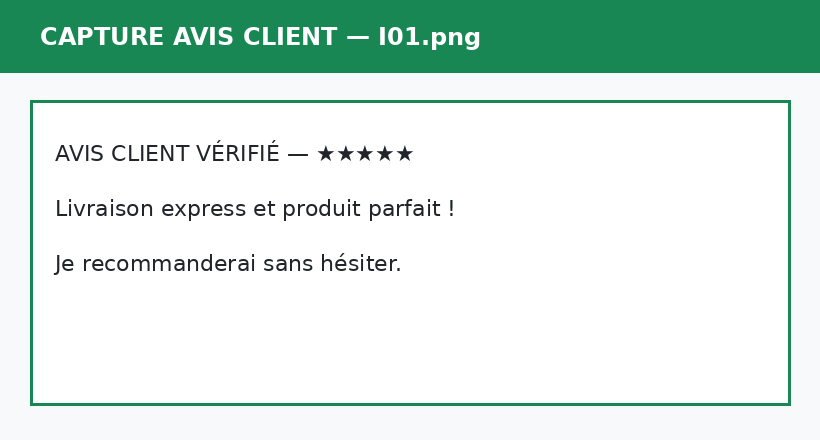
#> input picture data_test_v2/images/I01.png, 820 x 440 px
$ python -i ocr.py   (imports and definitions only)
#> lines starting #> are read from the running program, lines starting #| are printed output that depends on the picture
#> further down, picture is the input picture: PIL image 820x440 RGB; mean R, G, B 210.5, 229.9, 221.3
"""Module image : prétraitement Pillow + pytesseract (lang=fra) + suppression du texte parasite."""
import io
import re
from typing import Union

from PIL import Image, ImageFilter, ImageOps

from . import config


class OCRUnavailableError(RuntimeError):
    pass


def preprocess_image(img: Image.Image, scale: int = 2) -> Image.Image:
    """Niveaux de gris -> contraste (autocontrast) -> agrandissement x2 -> légère netteté."""
#> called with scale = 2
    img = ImageOps.exif_transpose(img)
    gray = img.convert("L")
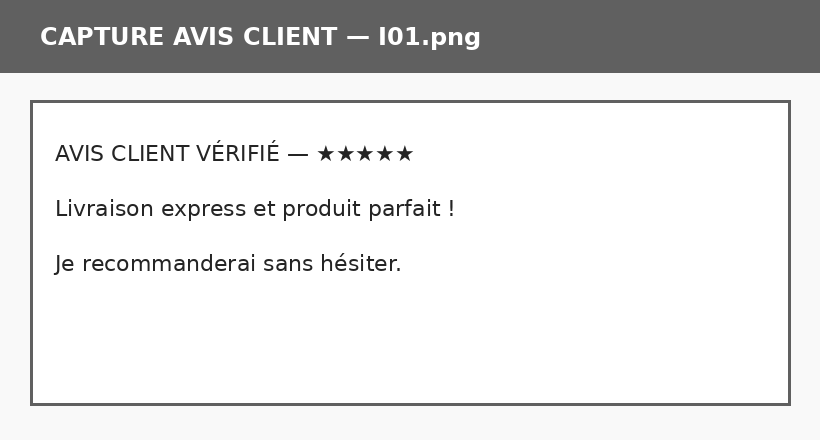
#> gray: PIL image 820x440 L; min 36, max 255, mean 223.1
    gray = ImageOps.autocontrast(gray, cutoff=1)
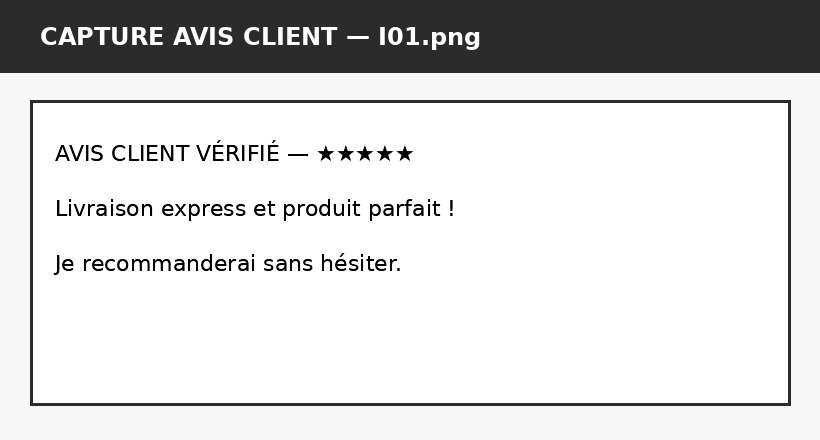
#> gray: PIL image 820x440 L; min 0, max 255, mean 212.8
    gray = gray.resize((gray.width * scale, gray.height * scale), Image.LANCZOS)
#> gray: PIL image 1640x880 L
    return gray.filter(ImageFilter.SHARPEN)


def remove_parasite_text(text: str, patterns=None) -> str:
    """Supprime les lignes parasites (bannière « CAPTURE AVIS CLIENT — Ixx.png »)
    puis recolle les lignes restantes en un seul texte."""
    regs = [re.compile(p, re.IGNORECASE) for p in (patterns or config.PARASITE_PATTERNS)]
    kept = []
    for line in text.splitlines():
        line = line.strip()
        if line and not any(r.search(line) for r in regs):
            kept.append(line)
    return re.sub(r"\s+", " ", " ".join(kept)).strip()


def extract_text(image: Union[str, bytes, Image.Image], remove_parasite: bool = True) -> str:
    try:
        import pytesseract
    except ImportError as e:  # pragma: no cover
        raise OCRUnavailableError("pytesseract n'est pas installé.") from e
    if isinstance(image, (bytes, bytearray)):
        image = Image.open(io.BytesIO(image))
    elif isinstance(image, str):
        image = Image.open(image)
    prepared = preprocess_image(image)
    try:
        raw = pytesseract.image_to_string(prepared, lang=config.TESSERACT_LANG, config="--psm 6")
    except pytesseract.TesseractNotFoundError as e:
        raise OCRUnavailableError("Le binaire Tesseract est introuvable (apt install tesseract-ocr tesseract-ocr-fra).") from e
    return remove_parasite_text(raw) if remove_parasite else raw.strip()

>>> from PIL import Image
>>> picture = Image.open('../data_test_v2/images/I01.png')
>>> result = preprocess_image(picture)

$ run again, on data_test_v2/images/I02.png
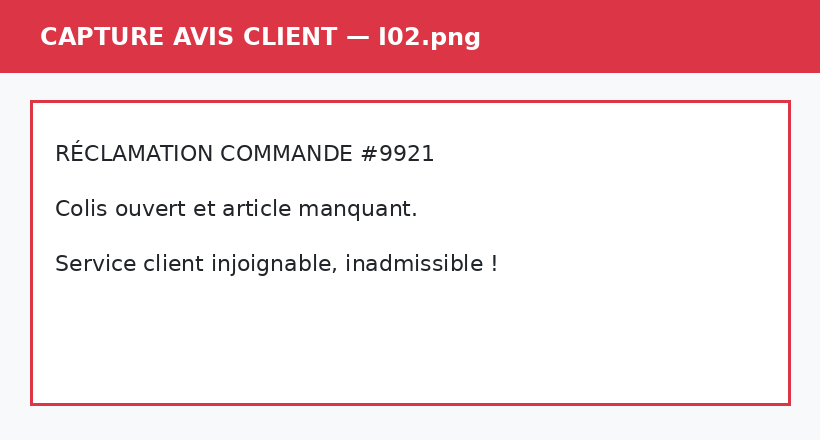
#> input picture data_test_v2/images/I02.png, 820 x 440 px
#> picture is the input picture: PIL image 820x440 RGB; mean R, G, B 244.2, 215.3, 218.3
#> in preprocess_image, `gray = img.convert("L")`:
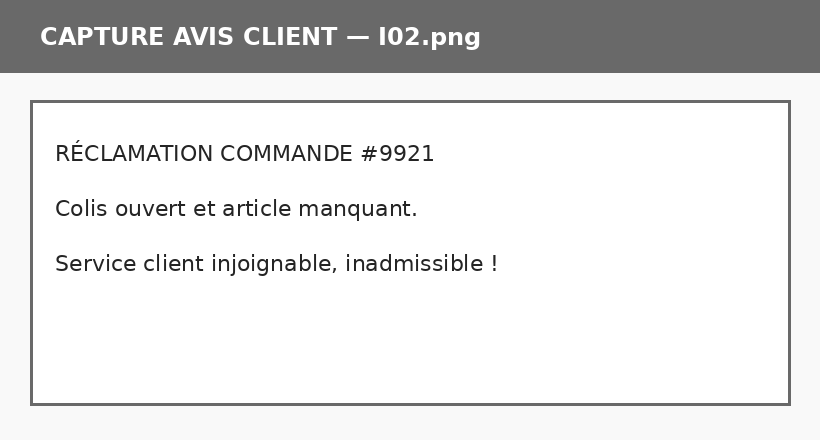
#> gray: PIL image 820x440 L; min 36, max 255, mean 224.3
#> in preprocess_image, `gray = ImageOps.autocontrast(gray, cutoff=1)`:
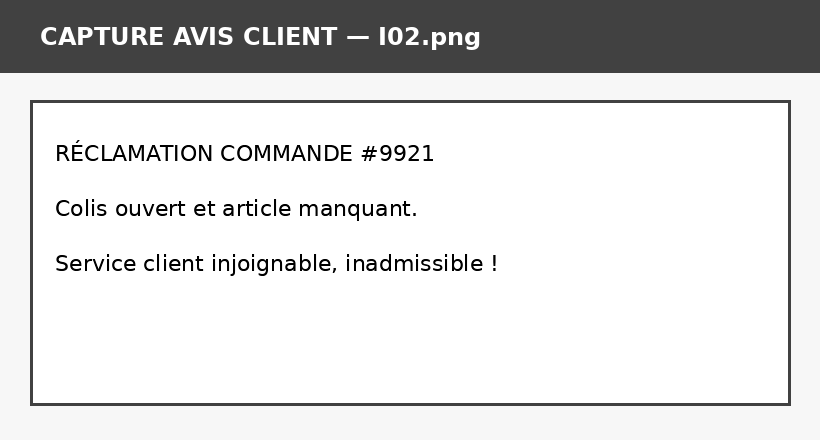
#> gray: PIL image 820x440 L; min 0, max 255, mean 216.3

$ run again, on data_test_v2/images/I03.png
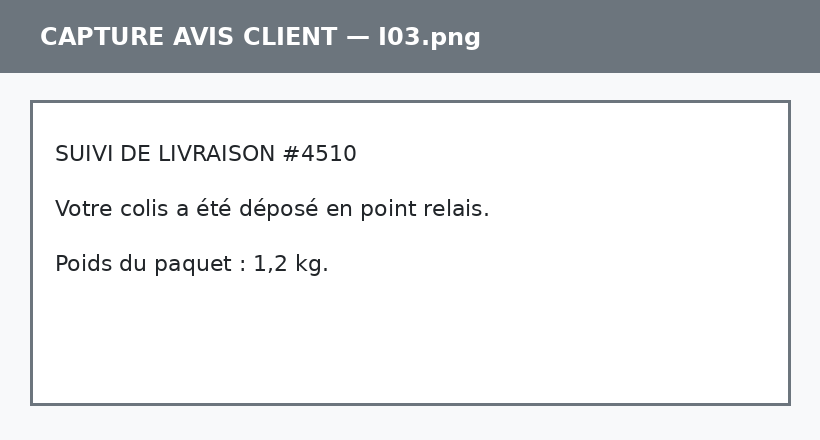
#> input picture data_test_v2/images/I03.png, 820 x 440 px
#> picture is the input picture: PIL image 820x440 RGB; mean R, G, B 225.2, 227, 228.7
#> in preprocess_image, `gray = ImageOps.autocontrast(gray, cutoff=1)`:
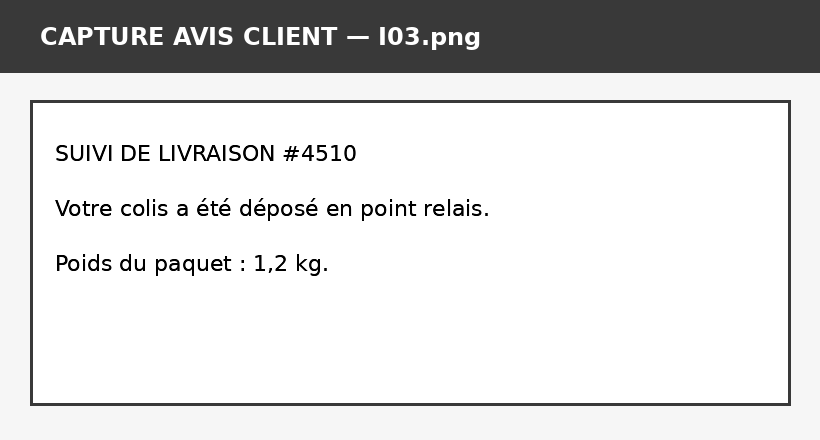
#> gray: PIL image 820x440 L; min 0, max 255, mean 215.3

$ run again, on data_test_v2/images/I04.png
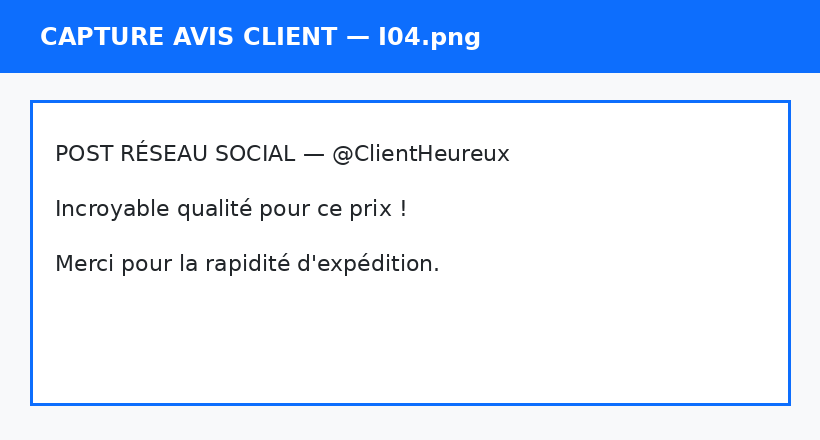
#> input picture data_test_v2/images/I04.png, 820 x 440 px
#> picture is the input picture: PIL image 820x440 RGB; mean R, G, B 208.1, 225.3, 250.5
#> in preprocess_image, `gray = img.convert("L")`:
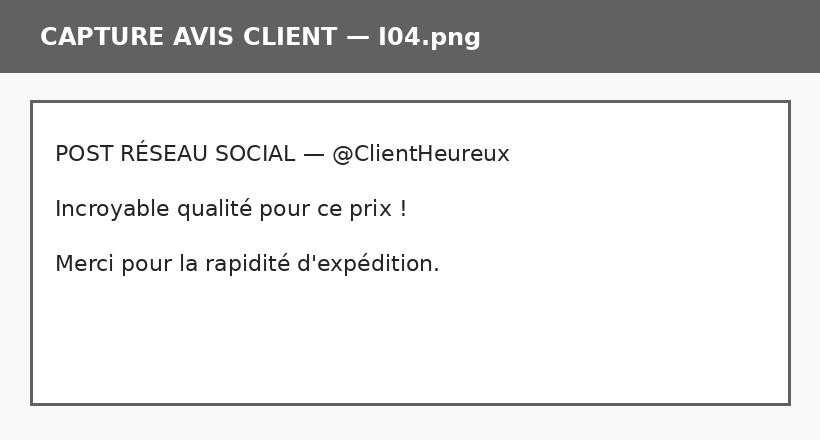
#> gray: PIL image 820x440 L; min 36, max 255, mean 223
#> in preprocess_image, `gray = ImageOps.autocontrast(gray, cutoff=1)`:
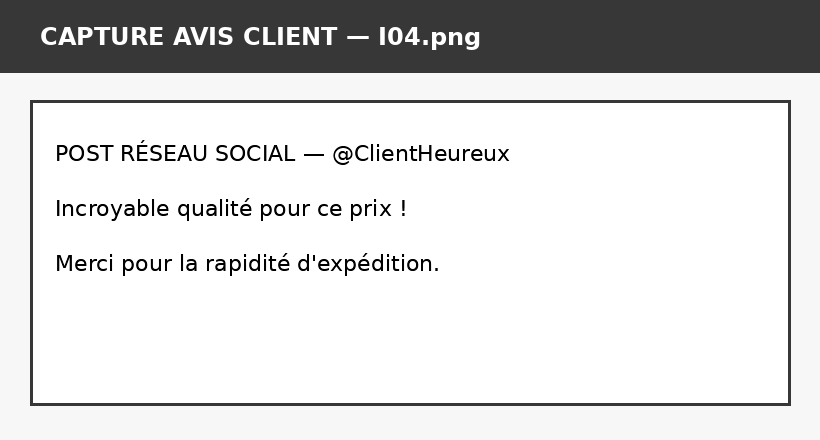
#> gray: PIL image 820x440 L; min 0, max 255, mean 214.7
